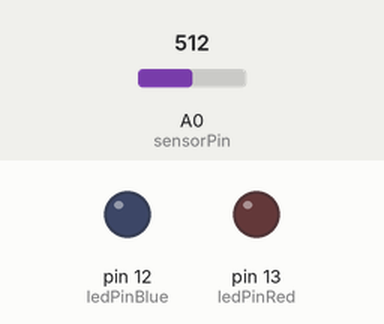
Simulated run of this sketch. Board: Arduino Uno, built with avr-gcc and run on an emulated ATmega328P. Parts: output pins drawn as LEDs (lit = HIGH). Inputs (shaded band) come from the test bench; at power-on: A0 (sensorPin) = 512.

Above: at 1.2 s.
1.3 s: A0 (sensorPin) set to 501
At 1.9 s:
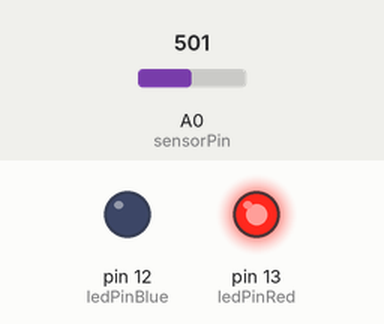
2.8 s: A0 (sensorPin) set to 900
At 3.1 s:
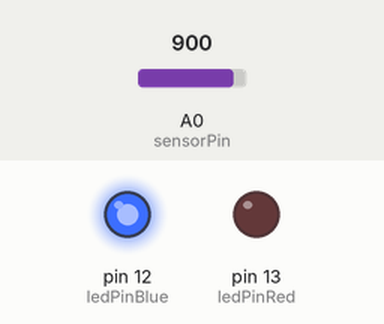
4.3 s: A0 (sensorPin) set to 779
5.8 s: A0 (sensorPin) set to 763
At 6.5 s:
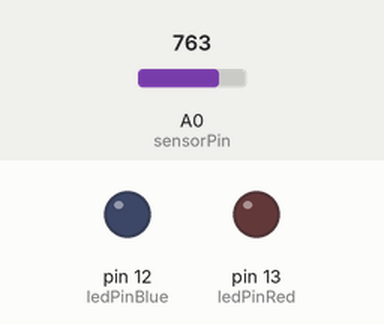
7.3 s: A0 (sensorPin) set to 511
At 7.7 s:
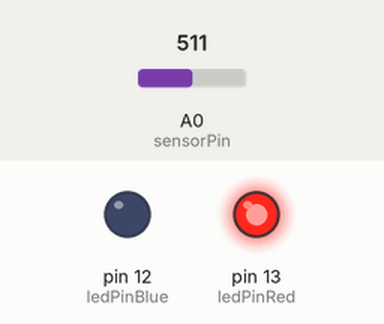
Timing chart, 0 to 9.8 s (numbered marks = the images above; inputs shaded):
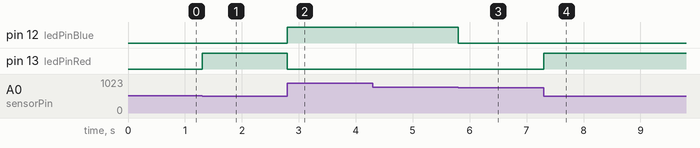

The sketch:

Part_5.ino
```cpp
int sensorPin = A0;    // select the input pin for the potentiometer
int ledPinRed = 13;      // select the pin for the LEDRED
int ledPinBlue = 12;    // select the pin for the LEDBLUE

int sensorValue = 0;  // variable to store the value coming from the sensor

void setup() {
  // declare the ledPinRed and LedPinBlue as OUTPUT:
  pinMode(ledPinRed, OUTPUT);
  pinMode(ledPinBlue, OUTPUT);
  Serial.begin(115200);
}

void loop() {
  // read the value from the sensor:
 sensorValue = analogRead(sensorPin);

 if (sensorValue >0 && sensorValue < 512)
 {
  digitalWrite(ledPinBlue, LOW);     // Turn LEDBLUE off

  //We'll map() a part of 0-1023 range to the LEDRED’s range of
  //0 to 255 degrees. The potentiometers
  // we use are usually in the 0-1023 range:
  sensorValue = map(sensorValue, 0, 512, 0, 255);

  // Now we'll command the LEDRED to shine as we require:
  analogWrite(ledPinRed, sensorValue);
  }

  else if (sensorValue >512 && sensorValue < 1024)
  {
    digitalWrite(ledPinRed, LOW);     // Turn LEDRED off
    sensorValue = map(sensorValue, 512, 1024, 0, 255);
    analogWrite(ledPinBlue, sensorValue);
    }

 //Serial.println(sensorValue);
 delay(1);
}
```

Measured:
- the behaviour switches between 512 and 511 on A0 (sensorPin) (found by bisection; images 0 and 1)
- the behaviour switches between 770 and 769 on A0 (sensorPin) (found by bisection; images 2 and 3)
- after the input at 1.3 s, pin 13 (ledPinRed): LOW → HIGH at once
- after the input at 2.8 s, pin 12 (ledPinBlue): LOW → HIGH at once; pin 13 (ledPinRed): HIGH → LOW at once
- after the input at 4.3 s, every drawn part: stays the same
- after the input at 5.8 s, pin 12 (ledPinBlue): HIGH → LOW at once
- after the input at 7.3 s, pin 13 (ledPinRed): LOW → HIGH at once
